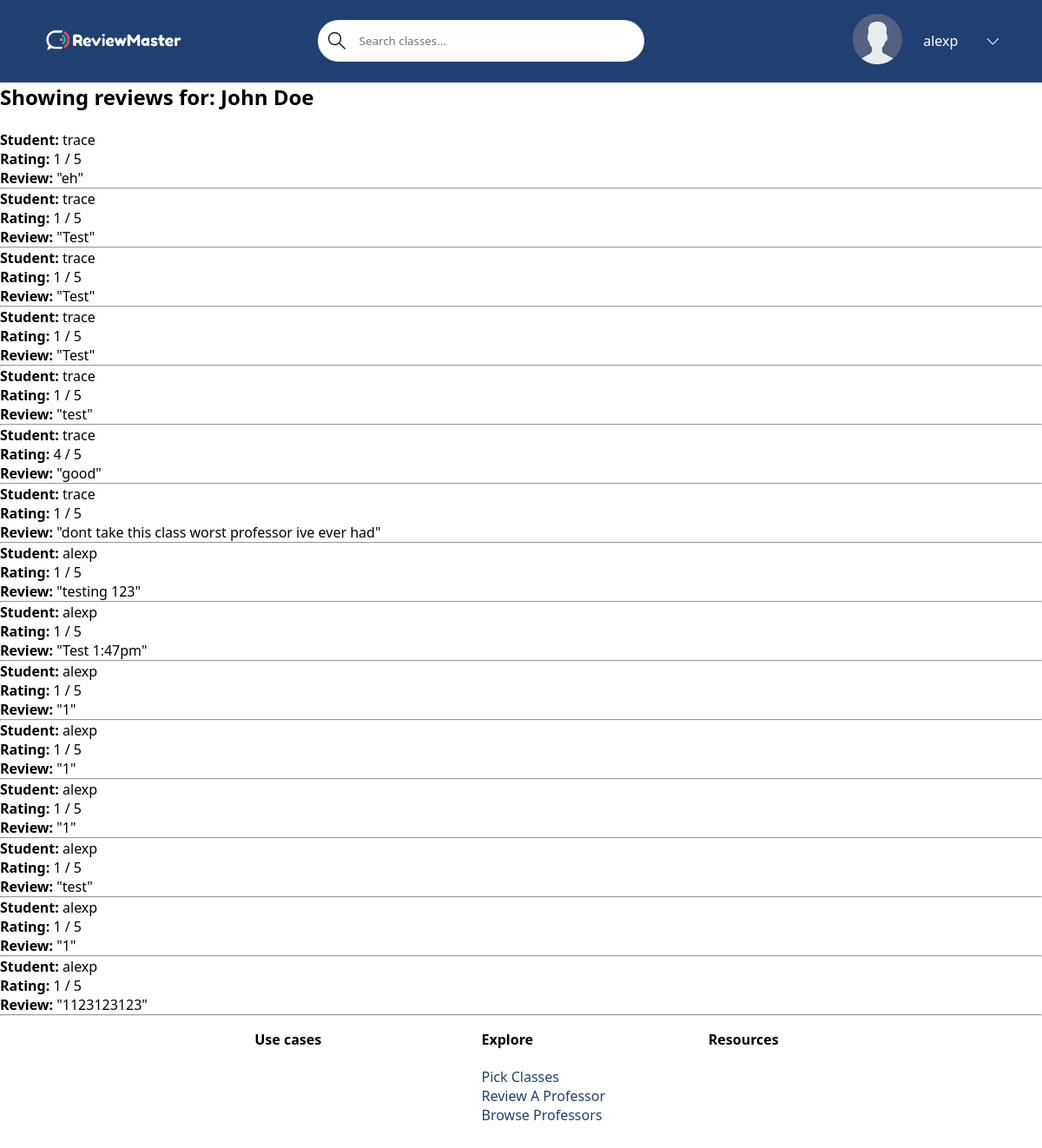
/professor-reviews/John Doe/ (signed in), run on the app's committed database.
### base/models.py (models this page shows, shortened)
class Professor(models.Model):
    name = models.CharField(max_length=100)  # First & Last Name (John Doe)
    rating = models.CharField(max_length=3)

class Review(models.Model):
    professor = models.ForeignKey(Professor, on_delete=models.CASCADE)
    student = models.ForeignKey(User, on_delete=models.CASCADE)
    rating = models.IntegerField()
    review = models.TextField(null=True, blank=True)

### base/views.py (the view)
# urls.py: path('professor-reviews/<str:professor_name>/', views.professor_reviews, name='professor-reviews'),
def professor_reviews(request, professor_name):
    professors = Professor.objects.filter(name=professor_name)
    professor = professors.first()
    reviews = Review.objects.filter(professor=professor)
    return render(request, 'base/professor_reviews.html', {'professor': professor, 'reviews': reviews})

### base/templates/base/professor_reviews.html
{% extends 'main.html' %}
{% block content %}
<h2>Showing reviews for: {{ professor.name }}</h2>
<br>
{% for review in reviews %}
    <div>
        <p><strong>Student:</strong> {{ review.student }}</p>
        <p><strong>Rating:</strong> {{ review.rating }} / 5</p>
        <p><strong>Review:</strong> "{{ review.review }}"</p>
    </div>
    <hr>
{% endfor %}
{% endblock content %}

### templates/navbar.html (shortened to what this page needs)
{% load static %}
<header class="header header--loggedIn">
    <div class="container">
        <a href="{% url 'home' %}" class="header__logo">
            <img src="{% static 'images/reviewMasterLogo.png' %}" />
        </a>
        <form class="header__search" method="GET" action="{% url 'home' %}">
            <label>
                <input name="q" placeholder="Search classes..." />
            </label>
        </form>
        <nav class="header__menu">
            {% if request.user.is_authenticated %}
                <div class="header__user">
                    <a href="{% url 'home' %}">
                    <div class="avatar avatar--medium active">
                        <img src="{% static 'images/avatar.svg' %}" />
                    </div>
                    <p>{{ request.user.username }}</p>
                    </a>
                    <button class="dropdown-button">
                        <svg xmlns="http://www.w3.org/2000/svg" width="16" height="16" viewBox="0 0 16 16">
                            <path d="M1.646 4.646a.5.5 0 0 1 .708 0L8 10.293l5.646-5.647a.5.5 0 0 1 .708.708l-6 6a.5.5 0 0 1-.708 0l-6-6a.5.5 0 0 1 0-.708"/>
                        </svg>
                    </button>
                </div>
            {% else %}
                <a href="{% url 'login' %}">
                    <img src="{% static 'images/avatar.svg' %}" />
                    <p>Login</p>
                </a>
            {% endif %}
        </nav>
    </div>
</header>

### static/styles/styles.css (style rules this page uses)
:root { --primary-color: #204071; --secondary-color: #1c4b82; --light-color: #FFFFFF; --error-color: #BA2D3D; --light-dark: #495057; --star-color: #FFB900; --star-color-hover: gold; --star-color-active: #EA0; }
* { font-family: "Segoe UI", Roboto, Oxygen, Ubuntu, Cantarell, "Open Sans", "Helvetica Neue", sans-serif; margin: 0; padding: 0; box-sizing: border-box; text-rendering: optimizeLegibility; }
a { color: var(--primary-color); text-decoration: none; }
.header { padding: 1rem 3rem; background-color: var(--primary-color); color: var(--light-color); }
.header > .container { display: flex; gap: 9.5rem; align-items: center; }
.header__logo, .header__user { display: flex; gap: 2rem; align-items: center; flex-basis: 15%; }
.header__logo > img { width: 100%; }
.header__search > label { display: flex; align-items: center; gap: 1rem; background-color: var(--light-color); padding: .5rem; padding-left: 0; border-radius: 50px; }
.header__search svg { width: 1.25rem; height: 2rem; margin-left: .75rem; }
.header__search input { width: 20rem; background: transparent; border: none; padding: 0; }
.header__menu { margin-left: auto; position: relative; }
.header__menu a { display: flex; gap: 1.5rem; align-items: center; font-weight: 500; text-decoration: none; color: var(--light-color); }
.header__menu img { height: 3.6rem; }
.header__menu p { line-height: 1.2; }
.header__menu svg { width: 1.6rem; height: 1.6rem; }
.dropdown-button { background: transparent; border: 0; outline: 0; cursor: pointer; padding-top: .25rem; transition: transform .3s; }
.dropdown-button svg, .dropdown-menu a svg { fill: var(--light-color); width: 1.25em; }
input { width: 100%; padding: 1rem; outline: none; }

### data on the page
Professor: name "John Doe"
Review: student "trace", rating "1", review "eh"
Review: student "trace", rating "1", review "Test"
Review: student "trace", rating "1", review "Test"
Review: student "trace", rating "1", review "Test"
Review: student "trace", rating "1", review "test"
Review: student "trace", rating "4", review "good"
Review: student "trace", rating "1", review "dont take this class worst professor ive ever had"
Review: student "alexp", rating "1", review "testing 123"
Review: student "alexp", rating "1", review "Test 1:47pm"
Review: student "alexp", rating "1", review "1"
Review: student "alexp", rating "1", review "1"
Review: student "alexp", rating "1", review "1"
Review: student "alexp", rating "1", review "test"
Review: student "alexp", rating "1", review "1"
Review: student "alexp", rating "1", review "1123123123"

### other printed values
{{ request.user.username }} "alexp"
